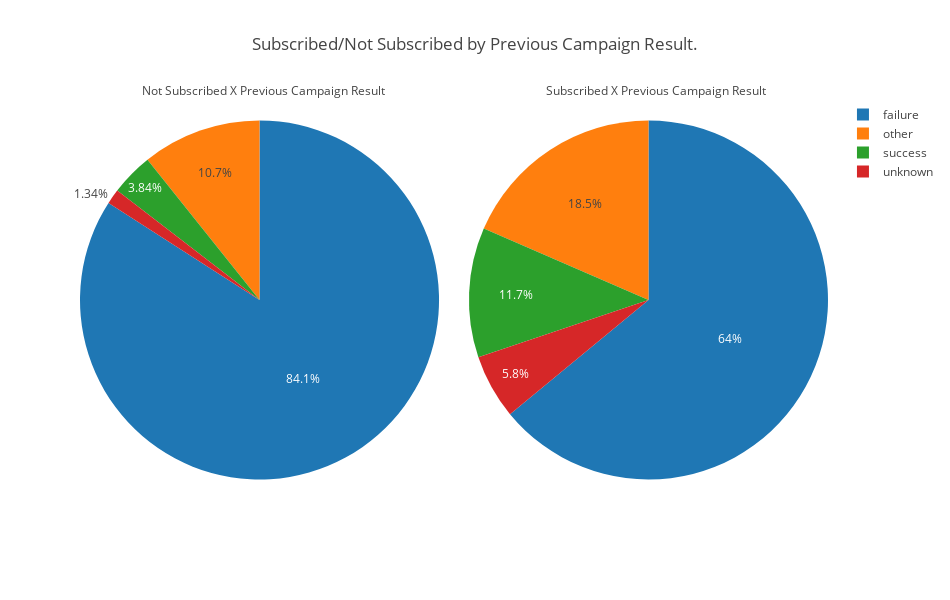

Write notebook code for a chart like this one.
### Markdown cell above
Gerarei dois gráficos de setores de inscritos/náo inscritos pelo resultado da última campanha:

### Code cell
trace1 = go.Pie(
    labels=y_no_previous.cat.categories.tolist(),
    values=y_no_previous.value_counts(),
    domain={"x": [0, .48]},
#    text=["lala"],
#    textinfo="text"
    name='y=0'
    
)

trace2 = go.Pie(
    labels=y_no_previous.cat.categories.tolist(),
    values=y_yes_previous.value_counts(),
    domain={"x": [.52, 1]},
    name='y=1'
)

data = [trace1,trace2]
#layout = go.Layout(
#    barmode='stack'
#)
layout = go.Layout(
    annotations=[
        dict(
            x=0.08,
            y=1.05,
            showarrow=False,
            text='Not Subscribed X Previous Campaign Result',
            xref='paper',
            yref='paper'
        ),
        dict(
            x=0.92,
            y=1.05,
            showarrow=False,
            text='Subscribed X Previous Campaign Result',
            xref='paper',
            yref='paper'
        )

    ],
    autosize=True,
    margin=dict(
        b=100
    ),
    title='Subscribed/Not Subscribed by Previous Campaign Result.',
    height=600,
    width=950
)


fig = go.Figure(data=data,layout=layout)
iplot(fig, filename='stacked-bar')

### Figure 1 — Plotly figure (JSON) as saved in the notebook; plotly's stock layout.template omitted (floating-point values rounded to 4 significant figures)
{"data": [{"domain": {"x": [0, 0.48]}, "labels": ["failure", "other", "success", "unknown"], "name": "y=0", "type": "pie", "uid": "6fee8afc-c542-11e8-83e1-38d547df5edc", "values": [33573, 4283, 1533, 533]}, {"domain": {"x": [0.52, 1]}, "labels": ["failure", "other", "success", "unknown"], "name": "y=1", "type": "pie", "uid": "6fee8cbe-c542-11e8-83e1-38d547df5edc", "values": [3386, 978, 618, 307]}], "layout": {"annotations": [{"showarrow": false, "text": "Not Subscribed X Previous Campaign Result", "x": 0.08, "xref": "paper", "y": 1.05, "yref": "paper"}, {"showarrow": false, "text": "Subscribed X Previous Campaign Result", "x": 0.92, "xref": "paper", "y": 1.05, "yref": "paper"}], "autosize": true, "height": 600, "margin": {"b": 100}, "title": "Subscribed/Not Subscribed by Previous Campaign Result.", "width": 950}}
